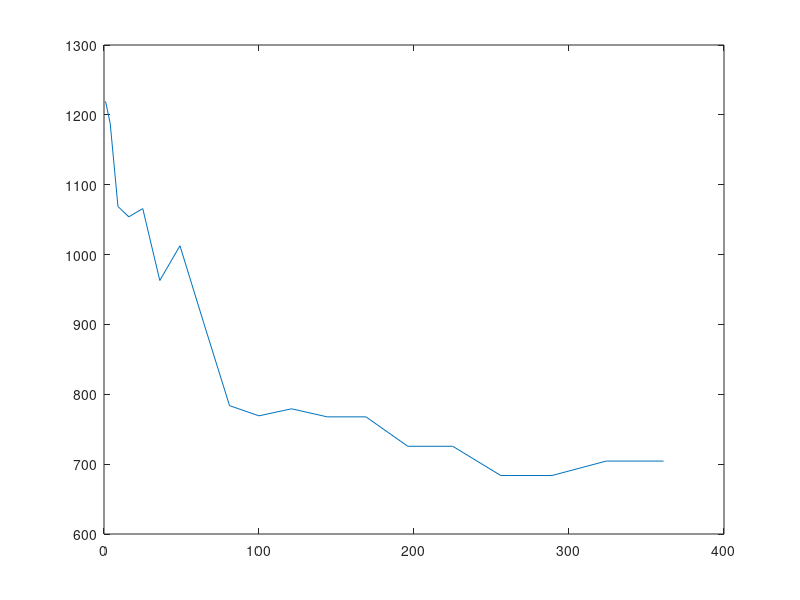

Write the MATLAB code that produced this figure.
nums = [1, 4, 9, 16, 25, 36, 49, 64, 81, 100, 121, 144, 169, 196, 225, 256, 289, 324, 361];
vs = [1219.4296563961902, 1187.688133708484, 1068.875729274949, 1054.0514982718994, 1065.7879838667889, 962.8916029102816, 1012.6379638226343, 904.5634308107358, 783.7208388060134, 769.1564490774101, 779.2225602748895, 767.7016361992409, 767.7016361992409, 725.5737894900411, 725.5737894900411, 683.7053617989519, 683.7053617989519, 704.3891574554793, 704.3891574554793];

plot(nums, vs)